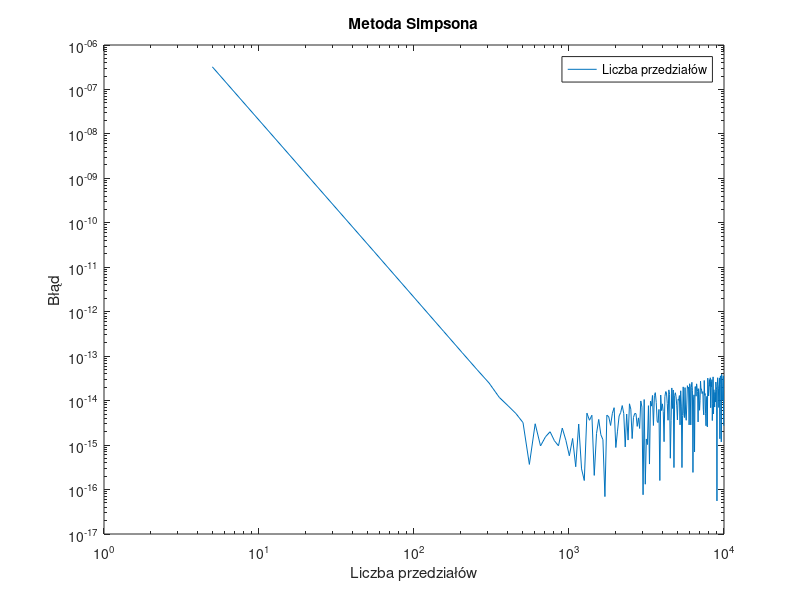

Recreate this plot in MATLAB.
function [ft_5, integral_1000, Nt, integration_error] = simpson_rule_accuracy_evaluation()


    reference_value = 0.0473612919396179; % wartość wzorcowa całki

    ft_5 = failure_density_function(5);
    N = 1000; % liczba podprzedziałów całkowania
    x = linspace(0,5,N+1); % liczba punktów = liczba podprzedziałów całkowania + 1
    integral_1000 = simpson_rule(x);

    Nt = 5:50:10^4;
    for i = 1:length(Nt)
        N = Nt(i);
        x = linspace(0,5,N+1);
        val = simpson_rule(x);
        integration_error(1, i) = abs(val - reference_value);
    end

    loglog(Nt, integration_error);
    xlabel("Liczba przedziałów");
    ylabel("Błąd");
    legend("Liczba przedziałów", "Błąd");
    title("Metoda Simpsona");
    saveas(gcf, "zadanie3.png");
    


end

function integral_approximation = simpson_rule(x)
    result = 0;
    for i = 1:length(x)-1
        xi = x(i);
        x2 = x(i+1);
        dx = x2 - xi;

        result = result + (failure_density_function(xi) + 4*(failure_density_function((x2+xi)/2)) + failure_density_function(x2));
    end
    integral_approximation = result*(dx/6);
end


function ft = failure_density_function(t)
   
    ft = exp(1)^((-(t-10)^2)/(2*9))/(3*sqrt(2*pi));
end
